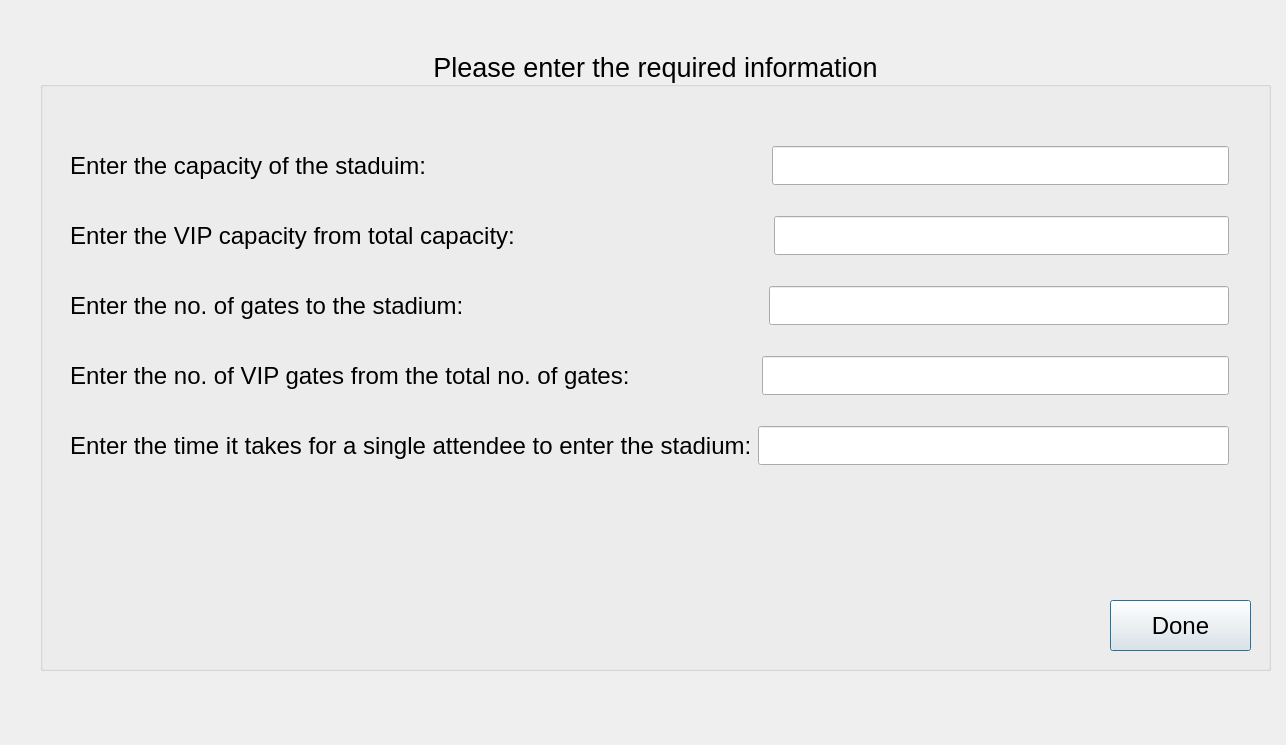
<?xml version="1.0" encoding="UTF-8"?>
<ui version="4.0">
 <class>INPUT_WINDOW</class>
 <widget class="QDialog" name="INPUT_WINDOW">
  <property name="geometry">
   <rect>
    <x>0</x>
    <y>0</y>
    <width>1286</width>
    <height>745</height>
   </rect>
  </property>
  <property name="windowTitle">
   <string>Dialog</string>
  </property>
  <widget class="QGroupBox" name="groupBox">
   <property name="geometry">
    <rect>
     <x>40</x>
     <y>50</y>
     <width>1231</width>
     <height>621</height>
    </rect>
   </property>
   <property name="font">
    <font>
     <pointsize>20</pointsize>
    </font>
   </property>
   <property name="title">
    <string>Please enter the required information</string>
   </property>
   <property name="alignment">
    <set>Qt::AlignCenter</set>
   </property>
   <widget class="QPushButton" name="pushButton_Done">
    <property name="geometry">
     <rect>
      <x>1070</x>
      <y>550</y>
      <width>141</width>
      <height>51</height>
     </rect>
    </property>
    <property name="font">
     <font>
      <pointsize>18</pointsize>
     </font>
    </property>
    <property name="text">
     <string>Done</string>
    </property>
   </widget>
   <widget class="QWidget" name="">
    <property name="geometry">
     <rect>
      <x>30</x>
      <y>71</y>
      <width>1159</width>
      <height>371</height>
     </rect>
    </property>
    <layout class="QVBoxLayout" name="verticalLayout">
     <item>
      <layout class="QHBoxLayout" name="horizontalLayout">
       <item>
        <widget class="QLabel" name="label">
         <property name="font">
          <font>
           <pointsize>18</pointsize>
          </font>
         </property>
         <property name="text">
          <string>Enter the capacity of the staduim:                                                   </string>
         </property>
        </widget>
       </item>
       <item>
        <widget class="QLineEdit" name="LineEdit_M">
         <property name="text">
          <string/>
         </property>
        </widget>
       </item>
      </layout>
     </item>
     <item>
      <layout class="QHBoxLayout" name="horizontalLayout_2">
       <item>
        <widget class="QLabel" name="label_5">
         <property name="font">
          <font>
           <pointsize>18</pointsize>
          </font>
         </property>
         <property name="text">
          <string>Enter the VIP capacity from total capacity:                                      </string>
         </property>
        </widget>
       </item>
       <item>
        <widget class="QLineEdit" name="VIP_Cp">
         <property name="text">
          <string/>
         </property>
        </widget>
       </item>
      </layout>
     </item>
     <item>
      <layout class="QHBoxLayout" name="horizontalLayout_5">
       <item>
        <widget class="QLabel" name="label_2">
         <property name="font">
          <font>
           <pointsize>18</pointsize>
          </font>
         </property>
         <property name="text">
          <string>Enter the no. of gates to the stadium:                                             </string>
         </property>
        </widget>
       </item>
       <item>
        <widget class="QLineEdit" name="lineEdit_N"/>
       </item>
      </layout>
     </item>
     <item>
      <layout class="QHBoxLayout" name="horizontalLayout_4">
       <item>
        <widget class="QLabel" name="label_4">
         <property name="font">
          <font>
           <pointsize>18</pointsize>
          </font>
         </property>
         <property name="text">
          <string>Enter the no. of VIP gates from the total no. of gates:                   </string>
         </property>
        </widget>
       </item>
       <item>
        <widget class="QLineEdit" name="VIP_gt"/>
       </item>
      </layout>
     </item>
     <item>
      <layout class="QHBoxLayout" name="horizontalLayout_3">
       <item>
        <widget class="QLabel" name="label_3">
         <property name="font">
          <font>
           <pointsize>18</pointsize>
          </font>
         </property>
         <property name="text">
          <string>Enter the time it takes for a single attendee to enter the stadium:</string>
         </property>
        </widget>
       </item>
       <item>
        <widget class="QLineEdit" name="lineEdit_p"/>
       </item>
      </layout>
     </item>
    </layout>
   </widget>
  </widget>
 </widget>
 <resources/>
 <connections/>
</ui>
